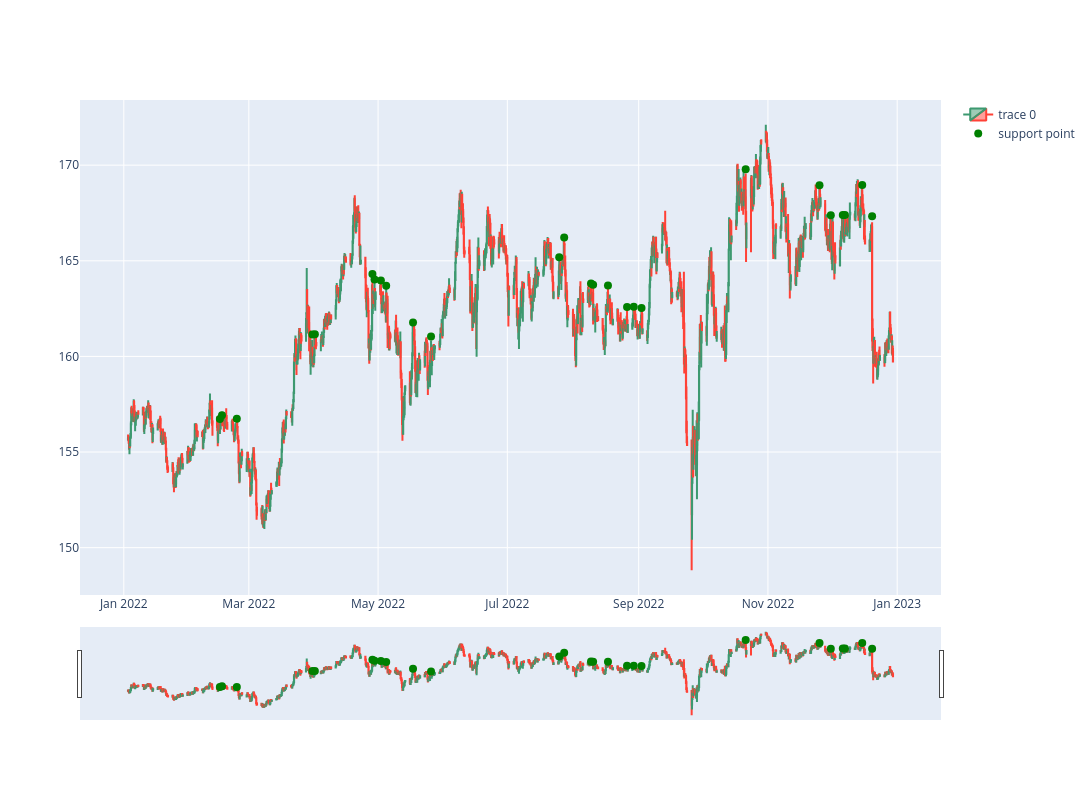

Notebook cell for this chart:
### Code cell
start_date_chart = '2022-1-1 00:00'
end_date_chart = '2022-12-30 00:00'
dfpl = df_h4.loc[start_date_chart : end_date_chart]#.set_index("Gmt time")

# Create a plot with 2 rows
fig = make_subplots(rows=1, cols=1)

# Add candlestick plot on the first row
fig.add_trace(go.Candlestick(x=dfpl.index,
                             open=dfpl['Open'],
                             high=dfpl['High'],
                             low=dfpl['Low'],
                             close=dfpl['Close']),
              row=1, col=1)

#Add markers for trade entry points on the same subplot
fig.add_trace(go.Scatter(x=dfpl.index, y=dfpl['support_point'], mode="markers",
                         marker=dict(size=8, color="green"),
                         name="support point"),
              row=1, col=1)

fig.update_layout(width=1200, height=800, sliders=[])
fig.show()

### Figure 1 — Plotly figure (JSON) as saved in the notebook; plotly's stock layout.template omitted (floating-point values rounded to 4 significant figures; data arrays with more than 128 entries replaced by an {"elided": "..."} marker saying what was removed)
{"data": [{"close": {"elided": "1555 float values"}, "high": {"elided": "1555 float values"}, "low": {"elided": "1555 float values"}, "open": {"elided": "1555 float values"}, "type": "candlestick", "x": {"elided": "1555 str values"}, "xaxis": "x", "yaxis": "y"}, {"marker": {"color": "green", "size": 8}, "mode": "markers", "name": "support point", "type": "scatter", "x": {"elided": "1555 str values"}, "xaxis": "x", "y": {"elided": "1555 float values"}, "yaxis": "y"}], "layout": {"height": 800, "width": 1200, "xaxis": {"anchor": "y", "domain": [0, 1]}, "yaxis": {"anchor": "x", "domain": [0, 1]}}}
